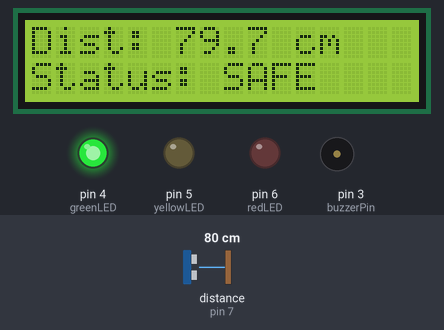
Recording of a sketch running on a simulated Arduino Uno, built with avr-gcc and run on an emulated ATmega328P. Shown: 16×2 character LCD, output pins drawn as LEDs (lit = HIGH), buzzer (waves = sounding). Wiring (inferred from the names in the program): ultrasonic range finder: trigger pin 2; echo pin 7. Inputs (shaded band) come from the test bench; at power-on: distance to the obstacle (sensor on pin 7) 80 cm. The echo pulse lasts 58.3 µs per cm; pins used as bus, display or sensor lines are not drawn.

Above: at 1.2 s.
1.3 s: distance to the obstacle (sensor on pin 7) set to 53 cm
At 2.2 s:
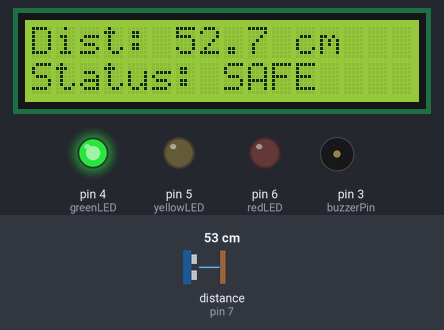
2.8 s: distance to the obstacle (sensor on pin 7) set to 46 cm
At 3.4 s:
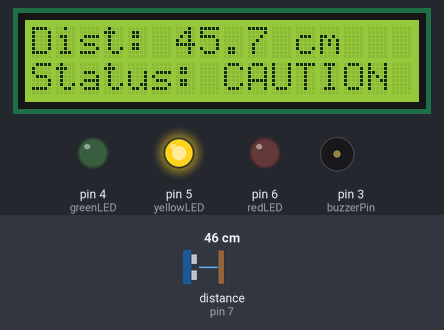
5.8 s: distance to the obstacle (sensor on pin 7) set to 22 cm
At 6.16 s:
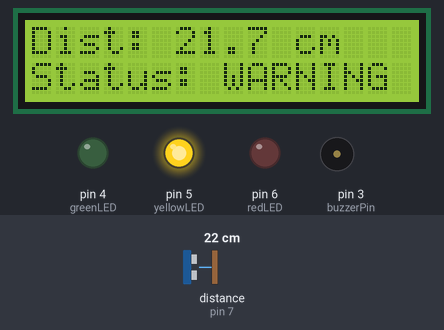
7.8 s: distance to the obstacle (sensor on pin 7) set to 19 cm
At 8.13 s:
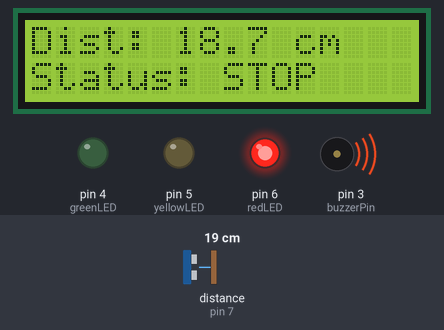
9.8 s: distance to the obstacle (sensor on pin 7) set to 12 cm
At 10.0 s:
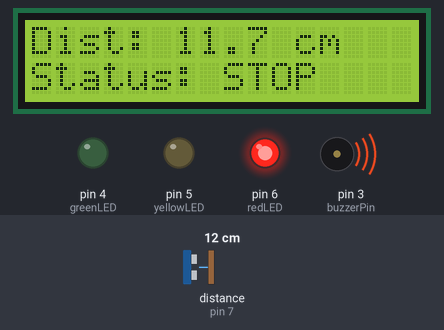
11.4 s: distance to the obstacle (sensor on pin 7) set to 9 cm
At 12.1 s:
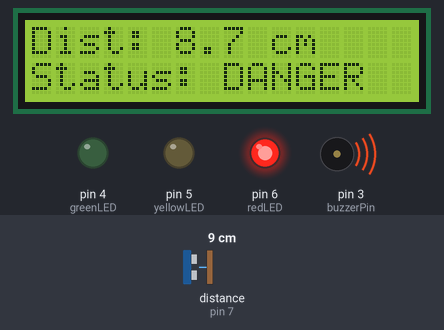
Timing chart, 0 to 14.0 s (numbered marks = the images above; inputs shaded):
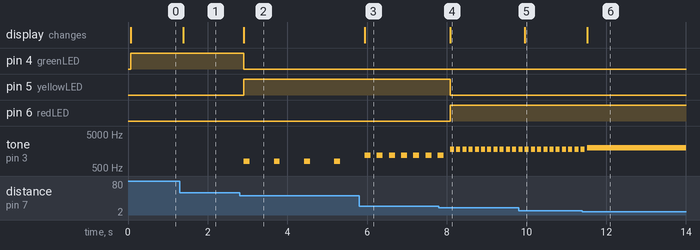

The sketch:

parking_assistant.ino
```cpp
#include <LiquidCrystal.h>
LiquidCrystal lcd(8, 9, 10, 11, 12, 13);
const int greenLED = 4;
const int yellowLED = 5;
const int redLED = 6;

const int trigPin = 2;
const int echoPin = 7;

long duration;
float distance;

const int buzzerPin =3;

void setup()
{
  pinMode(greenLED, OUTPUT);
  pinMode(yellowLED, OUTPUT);
  pinMode(redLED, OUTPUT);

  pinMode(trigPin, OUTPUT);
  pinMode(echoPin, INPUT);

  Serial.begin(9600);

  lcd.begin(16, 2);
  pinMode(buzzerPin,OUTPUT);
}

void loop()
{
  // Send ultrasonic pulse
  digitalWrite(trigPin, LOW);
  delayMicroseconds(2);

  digitalWrite(trigPin, HIGH);
  delayMicroseconds(10);

  digitalWrite(trigPin, LOW);

  // Measure returning echo
  duration = pulseIn(echoPin, HIGH);

  // Calculate distance in cm
  distance = (duration * 0.0343) / 2;

  lcd.setCursor(0, 0);
  lcd.print("Dist: ");
  lcd.print(distance, 1);
  lcd.print(" cm   ");

  // Control LEDs, LCD and Buzzer
  if (distance > 50)
  {
    digitalWrite(greenLED, HIGH);
    digitalWrite(yellowLED, LOW);
    digitalWrite(redLED, LOW);

    lcd.setCursor(0, 1);
    lcd.print("Status: SAFE    ");

    noTone(buzzerPin);
    delay(100);
  }

  else if (distance > 40)
  {
    digitalWrite(greenLED, LOW);
    digitalWrite(yellowLED, HIGH);
    digitalWrite(redLED, LOW);

    lcd.setCursor(0, 1);
    lcd.print("Status: CAUTION ");

    tone(buzzerPin, 800);
    delay(150);
    noTone(buzzerPin);
    delay(600);
  }

  else if (distance > 30)
  {
    digitalWrite(greenLED, LOW);
    digitalWrite(yellowLED, HIGH);
    digitalWrite(redLED, LOW);

    lcd.setCursor(0, 1);
    lcd.print("Status: CAUTION ");

    tone(buzzerPin, 1000);
    delay(150);
    noTone(buzzerPin);
    delay(350);
  }

  else if (distance > 20)
  {
    digitalWrite(greenLED, LOW);
    digitalWrite(yellowLED, HIGH);
    digitalWrite(redLED, LOW);

    lcd.setCursor(0, 1);
    lcd.print("Status: WARNING ");

    tone(buzzerPin, 1200);
    delay(150);
    noTone(buzzerPin);
    delay(150);
  }

  else if (distance > 10)
  {
    digitalWrite(greenLED, LOW);
    digitalWrite(yellowLED, LOW);
    digitalWrite(redLED, HIGH);

    lcd.setCursor(0, 1);
    lcd.print("Status: STOP    ");

    tone(buzzerPin, 1800);
    delay(100);
    noTone(buzzerPin);
    delay(50);
  }

  else
  {
    digitalWrite(greenLED, LOW);
    digitalWrite(yellowLED, LOW);
    digitalWrite(redLED, HIGH);

    lcd.setCursor(0, 1);
    lcd.print("Status: DANGER  ");

    tone(buzzerPin, 2000);
  }
}
```

Measured:
- the behaviour switches between 51 and 50 cm on distance to the obstacle (sensor on pin 7) (found by bisection; images 1 and 2)
- the behaviour switches between 21 and 20 cm on distance to the obstacle (sensor on pin 7) (found by bisection; images 3 and 4)
- the behaviour switches between 11 and 10 cm on distance to the obstacle (sensor on pin 7) (found by bisection; images 5 and 6)
- after the input at 1.3 s, the display: changes after 0.09 s (image 1)
- after the input at 2.8 s, pin 4 (greenLED): HIGH → LOW after 0.10 s; pin 5 (yellowLED): LOW → HIGH after 0.10 s; tone on pin 3 (buzzerPin): alternates 800 Hz for 0.15 s and silent for 0.61 s, starting after 0.11 s; the display: changes after 0.11 s (image 2)
- after the input at 5.8 s, tone on pin 3 (buzzerPin): alternates 1200 Hz for 0.15 s and silent for 0.16 s, starting after 0.14 s; the display: changes after 0.14 s (image 3)
- after the input at 7.8 s, pin 5 (yellowLED): HIGH → LOW after 0.28 s; pin 6 (redLED): LOW → HIGH after 0.28 s; the display: changes after 0.28 s (image 4)
- after the input at 9.8 s, the display: changes after 0.16 s (image 5)
- after the input at 11.4 s, the display: changes after 0.12 s (image 6)
